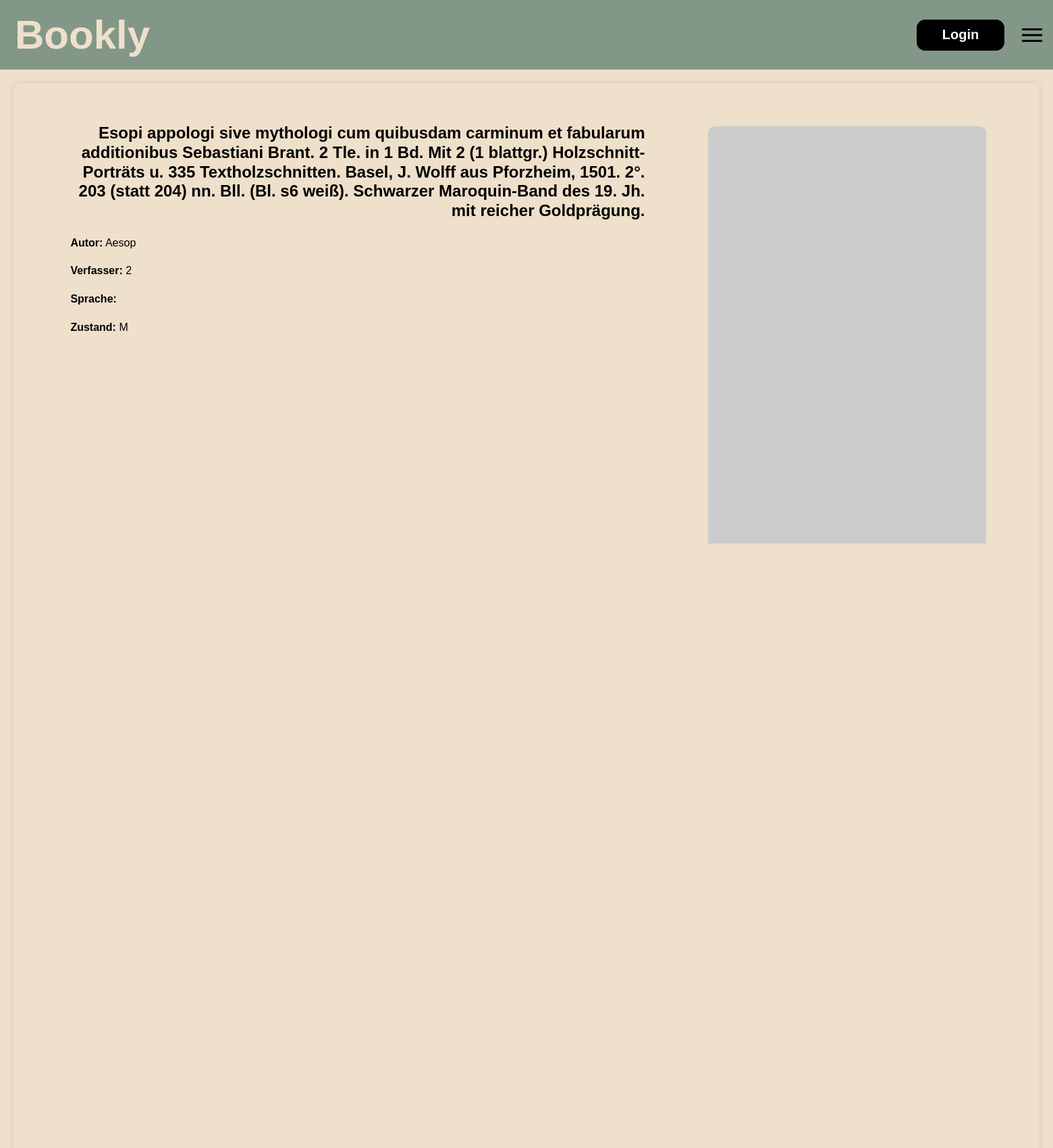
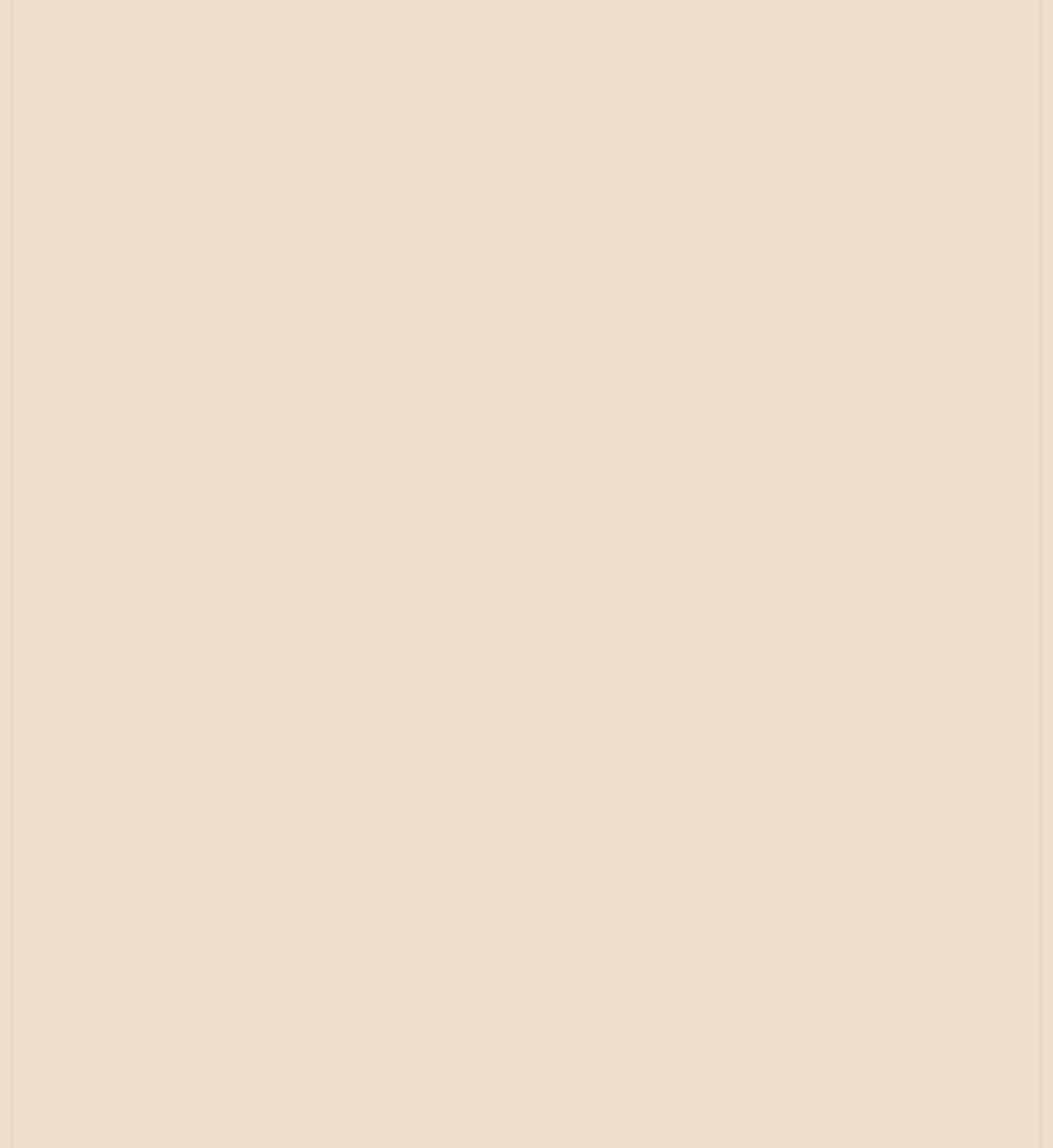
Page /Description.php?id=1 (upper part) on the committed database (2 pictures, top to bottom).
### tables this page shows
CREATE TABLE `buecher` (
  `id` int(10) UNSIGNED NOT NULL,
  `katalog` int(11) NOT NULL,
  `nummer` int(11) NOT NULL,
  `kurztitle` text NOT NULL,
  `kategorie` int(11) NOT NULL,
  `verkauft` tinyint(1) NOT NULL,
  `kaufer` int(11) NOT NULL,
  `autor` text NOT NULL,
  `title` text NOT NULL,
  `sprache` varchar(250) NOT NULL,
  `foto` varchar(250) NOT NULL,
  `verfasser` int(11) NOT NULL,
  `zustand` char(1) NOT NULL
);

### Description.php (the view, shortened to what this page needs)
<!DOCTYPE html>
<html lang="en">
<head>
    <link rel="stylesheet" href="style/styles.css?v=2">
</head>
<body>
<header>
  <button onclick="location.href='index.php'" style="background:none; border:none; font-size: 30px;">
    <div class="logo">
      <h1>Bookly</h1>
    </div>
  </button>
  <nav>
    <button class="btn" onclick="location.href='login.php'">Login</button>
    <hamburger-icon>
      <span></span>
      <span></span>
      <span></span>
    </hamburger-icon>
  </nav>
</header>
<div class="wrapper">
  <div class="box">
<?php
$conn = mysqli_connect("localhost", "root", "", "books");
if (isset($_GET['id'])) {
    $book_id = mysqli_real_escape_string($conn, $_GET['id']);
    $sql_book_details = "SELECT *
                         FROM buecher
                         WHERE id = '$book_id'";
    $result_book_details = $conn->query($sql_book_details);
    if ($result_book_details) {
        if (mysqli_num_rows($result_book_details) > 0) {
            $book_details = $result_book_details->fetch_assoc();
            $random_cover = "https://picsum.photos/300/450?random=" . $book_details['id'];
            echo '<div class="book-details">';
            echo '<div class="book-details-text-container">';
            echo '<h2 class="book-title">' . $book_details['title'] . '</h2>';
            echo '<p><strong>Autor:</strong> ' . $book_details['autor'] . '</p>';
            echo '<p><strong>Verfasser:</strong> ' . $book_details['verfasser'] . '</p>';
            echo '<p><strong>Sprache:</strong> ' . $book_details['sprache'] . '</p>';
            echo '<p><strong>Zustand:</strong> ' . $book_details['zustand'] . '</p>';
            echo '</div>';
            echo '<div class="book-details-image" style="background-image: url(' . $random_cover . ')"></div>';
            echo '</div>';
        } else {
            echo "Das Buch konnte nicht gefunden werden.";
        }
    } else {
        echo "Fehler beim Ausführen der Abfrage: " . mysqli_error($conn);
    }
}
?>
    </div>
</div>
</body>
</html>

### style/styles.css (style rules this page uses)
:root { --background: #EEE0CB; --primary: #839788; --secondary: #000000; --tertiary: #BAA898; --accent: #BFD7EA; }
body { background-color: var(--background); font-family: Arial, sans-serif; color: var(--secondary); margin: 0; }
header { background-color: var(--primary); padding: 1rem; display: flex; justify-content: space-between; align-items: center; }
header h1 { margin: 0; color: #EEE0CB; }
header nav { display: flex; align-items: center; gap: 1rem; }
hamburger-icon { display: inline-block; width: 30px; height: 20px; position: relative; cursor: pointer; }
hamburger-icon span { display: block; width: 100%; height: 3px; background-color: var(--secondary); position: absolute; left: 0; }
hamburger-icon span:nth-child(1) { top: 0; }
hamburger-icon span:nth-child(2) { top: 50%; transform: translateY(-50%); }
hamburger-icon span:nth-child(3) { bottom: 0; }
nav { display: flex; align-items: center; gap: 1rem; position: relative; }
.btn { width: 6.5em; height: 2.3em; margin: 0.5em; background: black; color: white; border: none; border-radius: 0.625em; font-size: 20px; font-weight: bold; cursor: pointer; position: relative; z-index: 1; overflow: hidden; }
button:not(.search-bar button):after { content: ""; background: white; position: absolute; z-index: -1; left: -20%; right: -20%; top: 0; bottom: 0; transform: skewX(-45deg) scale(0, 1); transition: all 0.5s; }
h2.book-title { font-size: 1.5rem; font-weight: bold; line-height: 1.2; text-align: right; }
.box { background-color: var(--background); box-shadow: 0px 0px 10px rgba(0, 0, 0, 0.1); padding: 20px; margin: 20px; border-radius: 10px; }
.wrapper { max-width: 100%; margin: 0 auto; }
.book-details { display: flex; min-height: 490vh; }
.book-details-text-container { width: 60%; height: auto; margin-right: 5%; padding: 20px; background-color: var(--background); border-radius: 10px; font-size: 16px; line-height: 1.6; margin-left: 3%; }
.book-details-text-container p { margin-bottom: 10px; margin-left: 0%; }
.book-details-image { width: 29%; height: auto; margin-left: 0%; margin-top: 3%; margin-right: 4%; border-top-right-radius: 10px; border-top-left-radius: 10px; border-bottom-right-radius: 10px; border-bottom-left-radius: 10px; border-radius: 10px; background-size: contain; background-repeat: no-repeat; }

### rows in the picture
buecher: title "Esopi appologi sive mythologi cum quibusdam carminum et fabularum additionibus Sebastiani Brant. 2 Tle. in 1 Bd. Mit 2 (1 blattgr.) Holzschnitt-Porträts u. 335 Textholzschnitten. Basel, J. Wolff aus Pforzheim, 1501. 2°. 203 (statt 204) nn. Bll. (Bl. s6 weiß). Schwarzer Maroquin-Band des 19. Jh. mit reicher Goldprägung.", autor "Aesop", verfasser "2", zustand "M"
